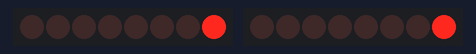
A sketch run on a simulated Arduino Uno, built with avr-gcc and run on an emulated ATmega328P. Parts: 2 × 8 shift-register outputs drawn as a row of LEDs (first output left, lit = HIGH). Wiring (inferred from the names in the program): 2 × shift register (74HC595): data pin 8, shift clock pin 10, latch pin 9, MR pin 5 / data pin 2, shift clock pin 4, latch pin 3, MR pin 11. Wiring (inferred from the signals the program sends): 2 × row of LEDs: on Q0, Q1, Q2, Q3, Q4, Q5, Q6, Q7 / on Q0, Q1, Q2, Q3, Q4, Q5, Q6, Q7.

Above: at 0.1 s.
At 4.7 s:
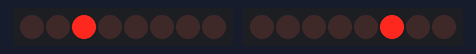
At 9.82 s:
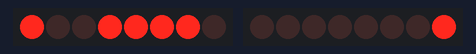
At 19.76 s:
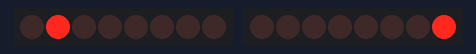
At 29.69 s:
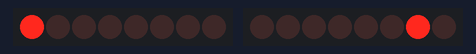
At 39.62 s:
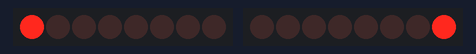
Timing chart, 0 to 40.0 s (numbered marks = the images above):
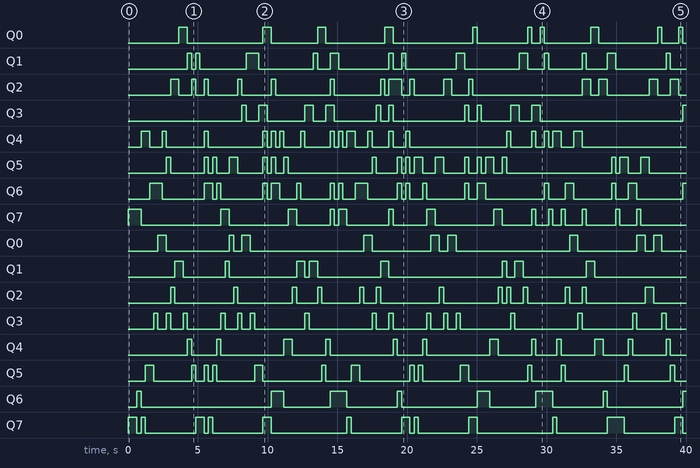

Measured:
- by itself, Q0: LOW → HIGH at 3.7 s, → LOW 0.60 s later, → HIGH 5.4 s later, → LOW 0.60 s later, … (20 changes in this stretch)
- by itself, Q1: LOW → HIGH at 4.3 s, → LOW 0.30 s later, → HIGH 0.30 s later, → LOW 0.30 s later, … (26 changes in this stretch)
- by itself, Q2: LOW → HIGH at 3.1 s, → LOW 0.60 s later, → HIGH 0.90 s later, → LOW 0.30 s later, … (30 changes in this stretch)
- by itself, Q3: LOW → HIGH at 8.2 s, → LOW 0.30 s later, → HIGH 0.90 s later, → LOW 0.60 s later, … (21 changes in this stretch)
- by itself, Q4: LOW → HIGH at 0.94 s, → LOW 0.60 s later, → HIGH 0.90 s later, → LOW 0.30 s later, … (36 changes in this stretch)
- by itself, Q5: LOW → HIGH at 2.7 s, → LOW 0.30 s later, → HIGH 2.4 s later, → LOW 0.30 s later, … (38 changes in this stretch)
- by itself, Q6: LOW → HIGH at 1.5 s, → LOW 0.90 s later, → HIGH 3.0 s later, → LOW 0.60 s later, … (37 changes in this stretch)
- by itself, Q7: LOW → HIGH at 0.00 s, → LOW 0.94 s later, → HIGH 5.7 s later, → LOW 0.60 s later, … (28 changes in this stretch)

The sketch:

hilbertCurveTraceWithFollowers.ino
```cpp
int dataPin = 8;
int clockPin = 10;
int latchPin = 9;
int clrPin = 11;

int dataPin2 = 2;
int clockPin2 = 4;
int latchPin2 = 3;
int clrPin2 = 5;

int i, column, row, wrapCount = 0;
int j = 0; int k = 0; int h = 0;

int locationArray[4] = { 0, 0, 0, 0 };
int locationTempArray[4] = { 0, -2, -4, -8 };

byte currentWriteCathode, currentWriteAnode = 0b00000000;

int locX[64] = {
  0, 0, 1, 1, 2, 3, 3, 2, 2, 3, 3, 2, 1, 1, 0, 0, 0, 1, 1, 0, 0, 0, 1, 1, 2,
  2, 3, 3, 3, 2, 2, 3, 4, 5, 5, 4, 4, 4, 5, 5, 6, 6, 7, 7, 7, 6, 6, 7, 7, 7,
  6, 6, 5, 4, 4, 5, 5, 4, 4, 5, 6, 6, 7, 7
};

int locY[64] = {
  0, 1, 1, 0, 0, 0, 1, 1, 2, 2, 3, 3, 3, 2, 2, 3, 4, 4, 5, 5, 6, 7, 7, 6, 6,
  7, 7, 6, 5, 5, 4, 4, 4, 4, 5, 5, 6, 7, 7, 6, 6, 7, 7, 6, 5, 5, 4, 4, 3, 2,
  2, 3, 3, 3, 2, 2, 1, 1, 0, 0, 0, 1, 1, 0
};

void setup()
{

  pinMode(dataPin, OUTPUT);
  pinMode(clockPin, OUTPUT);
  pinMode(latchPin, OUTPUT);
  pinMode(clrPin, OUTPUT);

  pinMode(dataPin2, OUTPUT);
  pinMode(clockPin2, OUTPUT);
  pinMode(latchPin2, OUTPUT);
  pinMode(clrPin2, OUTPUT);

}

void clearCells()
{
    digitalWrite(clrPin, HIGH);
    digitalWrite(latchPin, LOW);
    shiftOut(dataPin, clockPin, MSBFIRST, ~0b00000000);
    digitalWrite(latchPin, HIGH);

    digitalWrite(clrPin2, HIGH);
    digitalWrite(latchPin2, LOW);
    shiftOut(dataPin2, clockPin2, MSBFIRST, 0b00000000);
    digitalWrite(latchPin2, HIGH);
}

void writeCells(byte row, byte col)
{
    digitalWrite(clrPin, HIGH);
    digitalWrite(latchPin, LOW);
    shiftOut(dataPin, clockPin, LSBFIRST, row);
    digitalWrite(latchPin, HIGH);

    digitalWrite(clrPin2, HIGH);
    digitalWrite(latchPin2, LOW);
    shiftOut(dataPin2, clockPin2, LSBFIRST, col);
    digitalWrite(latchPin2, HIGH);
}

byte currentBit = 0b00000000;
uint32_t lastRefreshTime = 0;
float RefreshSpeed = 70000;

float lastClearTime = 0;
float clearSpeed = RefreshSpeed * 0.25;

void loop()
{
  uint32_t Time = micros();

  for(i = 0; i < 4; i++){
    writeCells(~0b00000000, 0b00000000);
    writeCells(~(0b00000001 << locX[locationArray[i]]), (0b00000001 << locY[locationArray[i]])  );
  }

  if( Time - lastRefreshTime > RefreshSpeed )
  {
    for(i = 0; i < 4; i++){
      locationTempArray[i] += 1;
      locationTempArray[i] %= (63 + (2*i));
      if(locationTempArray[i] >= 0){
        locationArray[i] = locationTempArray[i];
      }
    }
    lastRefreshTime = Time;
  }

}
```
